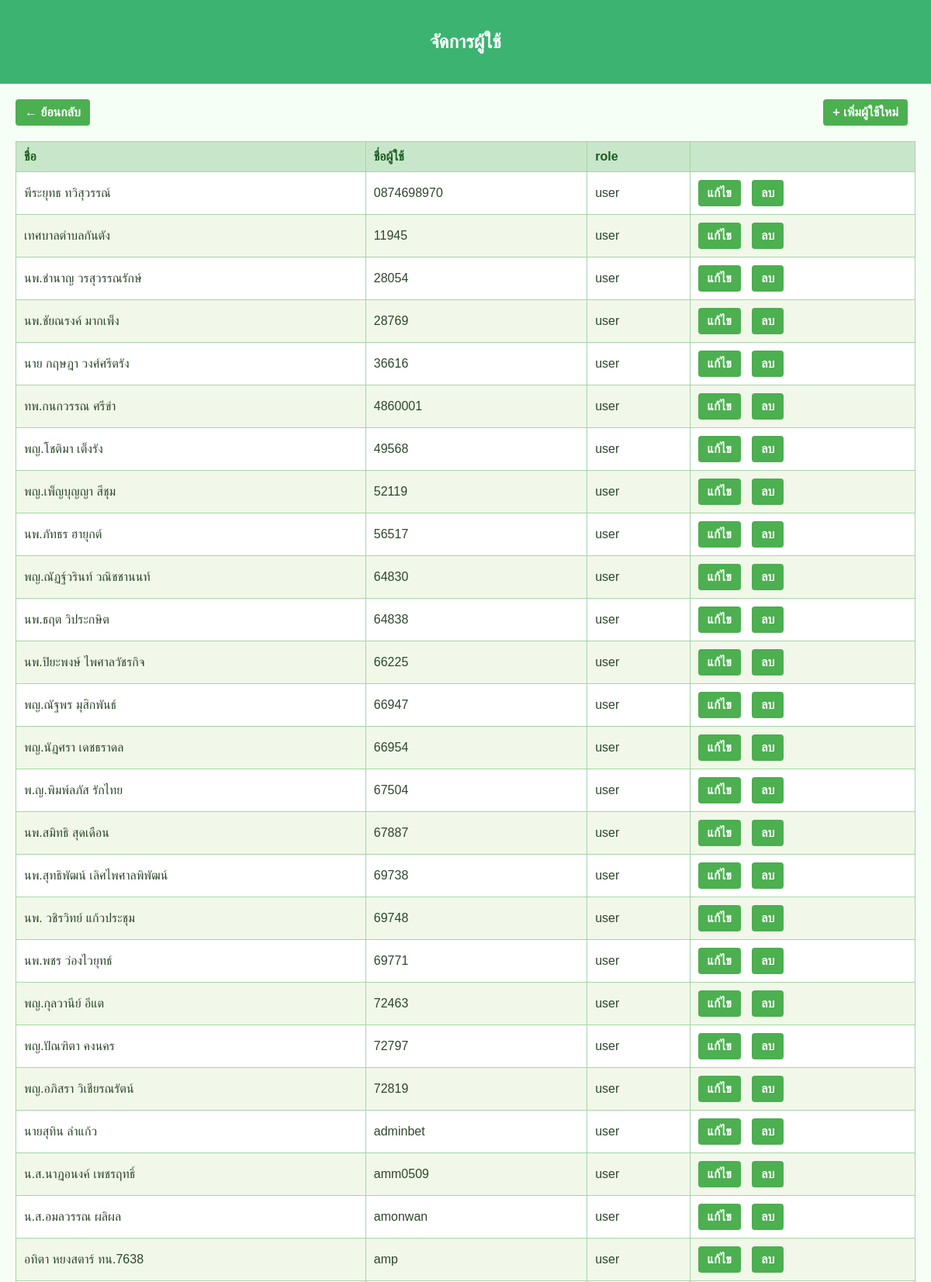
Screenshot of /php/manage_user.php (signed in, upper part) with the database file from the repository.
### tables this page shows
CREATE TABLE `user_his` (
  `id` int(11) NOT NULL,
  `role` enum('user','admin') NOT NULL,
  `username` varchar(50) NOT NULL,
  `name` varchar(50) NOT NULL,
  `password` varchar(10) NOT NULL
);

### php/manage_user.php (the view, shortened to what this page needs)
<?php
require_once 'config_db.php';
$sql = "SELECT id, name, username, role FROM user_his";
$result = $conn->query($sql);
?>
<!DOCTYPE html>
<html lang="th">
<head>
    <link rel="stylesheet" href="../css/manage_user.css">
</head>
<body>
<div class="header">
    <h2>จัดการผู้ใช้</h2>
</div>
<div class="content">
    <div style="margin-bottom: 15px; display: flex; justify-content:space-between; gap: 10px;">
    <a href="admin.php" style="
        text-decoration: none;
        color: white;
        background-color: #4caf50;
        padding: 8px 12px;
        border-radius: 4px;
        font-weight: bold;
        display: inline-block;
    ">←  ย้อนกลับ</a>
    <a href="add_user.php" style="
        text-decoration: none;
        color: white;
        background-color: #4caf50;
        padding: 8px 12px;
        border-radius: 4px;
        font-weight: bold;
        display: inline-block;
    ">+ เพิ่มผู้ใช้ใหม่</a>
</div>
    <table>
        <thead>
            <tr>
                <th>ชื่อ</th>
                <th>ชื่อผู้ใช้</th>
                <th>role</th>
                <th></th>
            </tr>
        </thead>
        <tbody>
            <?php while ($row = $result->fetch_assoc()): ?>
                <tr>
                    <td><?php echo htmlspecialchars($row['name']); ?></td>
                    <td><?php echo htmlspecialchars($row['username']); ?></td>
                    <td><?php echo htmlspecialchars($row['role']); ?></td>
                    <td class="actions">
                        <a class="edit" href="edit_user.php?id=<?php echo $row['id']; ?>">แก้ไข</a>
                        <a class="delete" href="delete_user.php?id=<?php echo $row['id']; ?>" onclick="return confirm('ยืนยันการลบผู้ใช้นี้?');">ลบ</a>
                    </td>
                </tr>
            <?php endwhile; ?>
        </tbody>
    </table>
</div>
</body>
</html>

### css/manage_user.css (style rules this page uses)
body { font-family: 'Prompt', sans-serif; background-color: #f6fff6; color: #2d472c; margin: 0; padding: 0; }
.header { background-color: #3cb371; color: white; padding: 20px; text-align: center; }
.content { padding: 20px; }
.content a { display: inline-block; margin-right: 10px; text-decoration: none; color: white; background-color: #4caf50; padding: 8px 12px; border-radius: 4px; font-weight: bold; transition: background-color 0.3s ease; }
table { width: 100%; border-collapse: collapse; margin-top: 20px; background-color: #fff; }
th, td { border: 1px solid #a5d6a7; padding: 10px; text-align: left; }
th { background-color: #c8e6c9; color: #1b5e20; }
tr:nth-child(even) { background-color: #f1f8e9; }
.actions a { margin-right: 10px; text-decoration: none; font-weight: bold; }
.actions a.edit { color: #ffffff; }
.actions a.delete { color: #ffffff; }

### rows the page displays
user_his: name "พีระยุทธ ทวิสุวรรณ์", username "0874698970", role "user"
user_his: name "เทศบาลตำบลกันตัง", username "11945", role "user"
user_his: name "นพ.ชำนาญ วรสุวรรณรักษ์", username "28054", role "user"
user_his: name "นพ.ชัยณรงค์ มากเพ็ง", username "28769", role "user"
user_his: name "นาย กฤษฎา วงศ์ศรีตรัง", username "36616", role "user"
user_his: name "ทพ.กนกวรรณ ศรีขำ", username "4860001", role "user"
user_his: name "พญ.โชติมา เต็งรัง", username "49568", role "user"
user_his: name "พญ.เพ็ญบุญญา สีชุม", username "52119", role "user"
user_his: name "นพ.ภัทธร ฮายุกต์", username "56517", role "user"
user_his: name "พญ.ณัฏฐ์วรินท์ วณิชชานนท์", username "64830", role "user"
user_his: name "นพ.ธฤต วิประกษิต", username "64838", role "user"
user_his: name "นพ.ปิยะพงษ์ ไพศาลวัชรกิจ", username "66225", role "user"
user_his: name "พญ.ณัฐพร มุสิกพันธ์", username "66947", role "user"
user_his: name "พญ.นัฎศรา เดชธราดล", username "66954", role "user"
user_his: name "พ.ญ.พิมพ์ลภัส รักไทย", username "67504", role "user"
user_his: name "นพ.สมิทธิ สุดเดือน", username "67887", role "user"
user_his: name "นพ.สุทธิพัฒน์ เลิศไพศาลพิพัฒน์", username "69738", role "user"
user_his: name "นพ. วชิรวิทย์ แก้วประชุม", username "69748", role "user"
user_his: name "นพ.พชร ว่องไวยุทธ์", username "69771", role "user"
user_his: name "พญ.กุลวานีย์ อีแต", username "72463", role "user"
user_his: name "พญ.ปัณฑิตา คงนคร", username "72797", role "user"
user_his: name "พญ.อภิสรา วิเชียรณรัตน์", username "72819", role "user"
user_his: name "นายสุทิน ลำแก้ว", username "adminbet", role "user"
user_his: name "น.ส.นาฎอนงค์ เพชรฤทธิ์", username "amm0509", role "user"
user_his: name "น.ส.อมลวรรณ ผลิผล", username "amonwan", role "user"
user_his: name "อทิตา หยงสตาร์ ทน.7638", username "amp", role "user"
